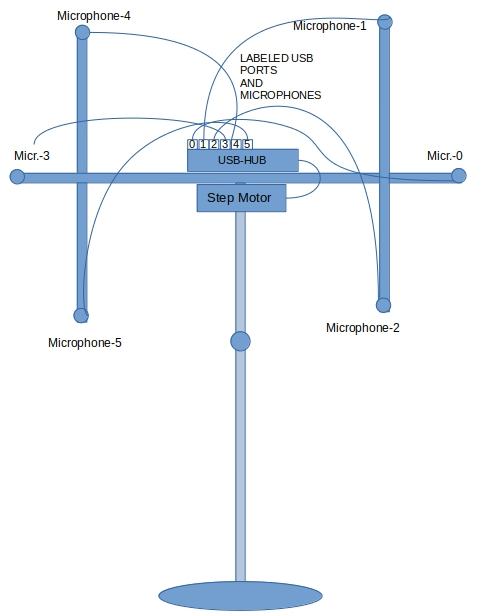
#> input picture 01.data_collection/01.constructing_device/02.electrical/mikrofon_direk_yeni_2.jpg, 480 x 614 px
$ python coherence_plot_group.py ../../../01.data_collection/01.constructing_device/02.electrical ../../../01.data_collection/01.constructing_device/02.electrical/hoparlor_direk_yeni_2.jpg ../../../01.data_collection/01.constructing_device/02.electrical/mikrofon_direk_yeni_2.jpg ../../../01.data_collection/01.constructing_device/02.electrical/mikrofon_direk_yeni_2.jpg ../../../01.data_collection/01.constructing_device/02.electrical/mikrofon_direk_yeni_2.jpg ../../../01.data_collection/01.constructing_device/02.electrical/mikrofon_direk_yeni_2.jpg
#> lines starting #> are read from the running program, lines starting #| are printed output that depends on the picture
#!/usr/bin/env python3
from PIL import Image,ImageDraw,ImageFont
import sys


SUMMARY_DIR=sys.argv[1].strip()
SUB_TYPE=sys.argv[2].strip()

MESHTAE_GTURIR=Image.open(sys.argv[3].strip())
#> MESHTAE_GTURIR is the input picture: PIL image 480x614 RGB; mean R, G, B 240.7, 244.3, 248.2
MESHTAE_BUT=Image.open(sys.argv[4].strip())
MESH2IR_GTURIR=Image.open(sys.argv[5].strip())
MESH2IR_BUT=Image.open(sys.argv[6].strip())


images=[
         [MESHTAE_GTURIR,MESHTAE_BUT],
         [MESH2IR_GTURIR,MESH2IR_BUT],
      ]

titles=[
         ["(a.1) MESH-TAE / GTU-RIR ","(a.2) MESH-TAE / BUT ReverbDB"],
         ["(b.1) MESH2IR / GTU-RIR ","(b.2) MESH2IR / BUT RererbDB"],
      ]


width, height = MESHTAE_GTURIR.size
#> width = 480; height = 614
total_width = 2*width+60
#> total_width = 1020
max_height = 2*height+240
#> max_height = 1468
fontsize=20
new_im = Image.new('RGB', (total_width, max_height))
#> new_im: PIL image 1020x1468 RGB; every value is 0
ImageDraw.Draw(new_im).rectangle([(0,0),(total_width,max_height)],fill="white")
#> new_im: PIL image 1020x1468 RGB; every value is 255

for i in range(len(images)) :
    for j in range(len(images[0])):
      if images[i][j] is not None :
        new_im.paste(images[i][j], (10+j*width,10+i*(30+height)))
#> this loop made 2 passes
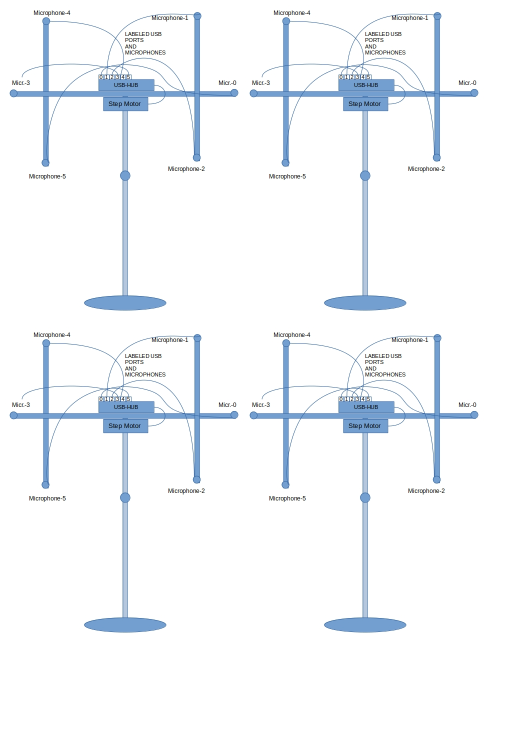
#> new_im: PIL image 1020x1468 RGB (shown at 1/2 size); mean R, G, B 243.8, 246.6, 249.7

for i in range(len(images)) :
    for j in range(len(images[0])):
      if images[i][j] is not None :
        ImageDraw.Draw(new_im).text((200+j*width,10+(i+1)*(30+height)),titles[i][j],fill="black",font=ImageFont.truetype("FreeSerifBold.ttf", fontsize))


new_im.save(SUMMARY_DIR+'/coherence_plot_group.'+SUB_TYPE+'.png')
